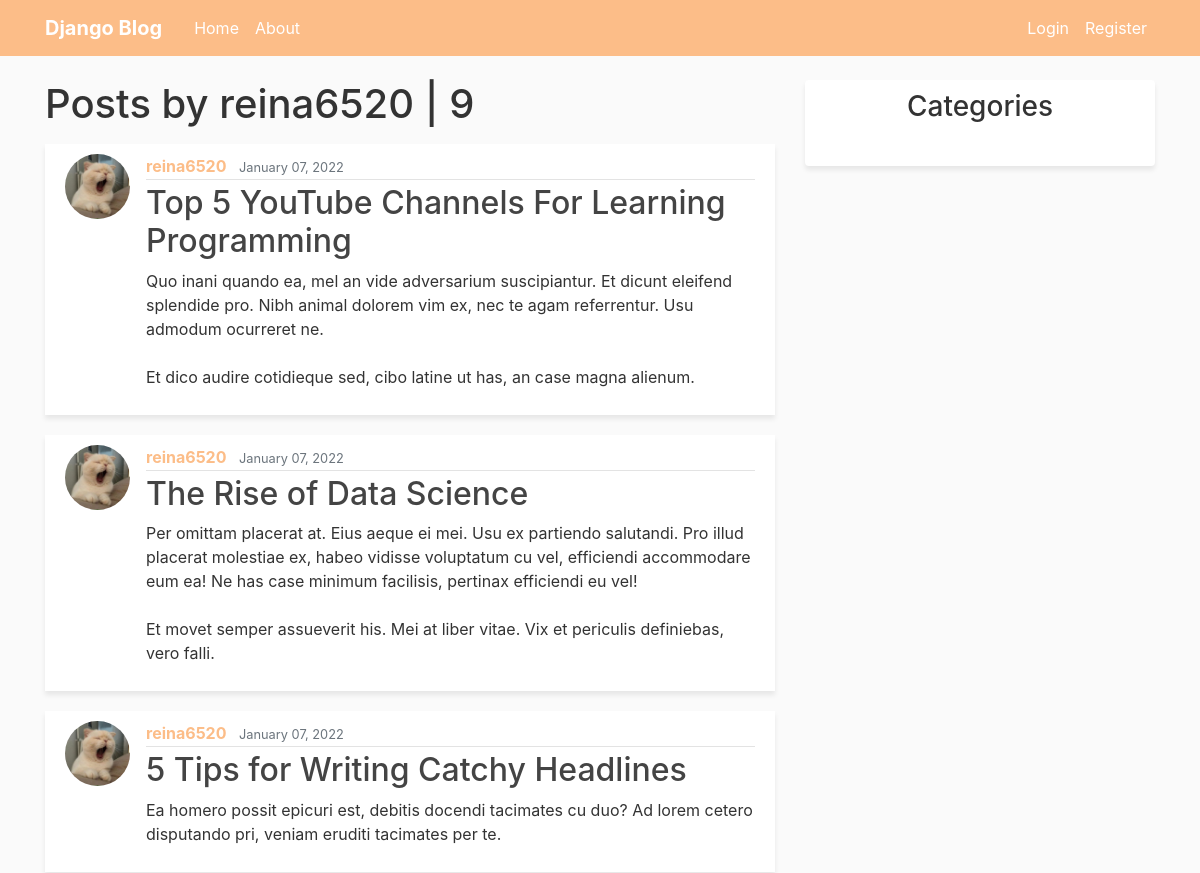
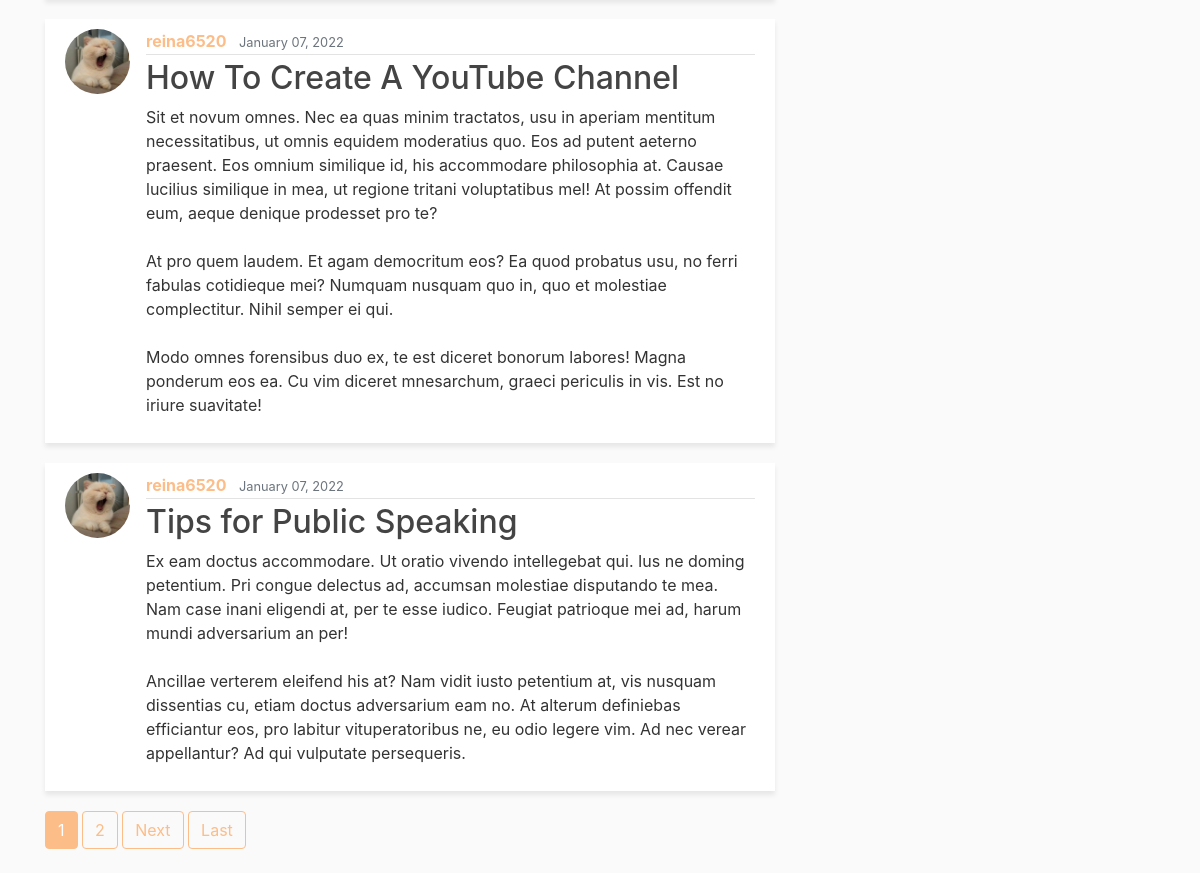
/user/reina6520/, run on an earlier commit of the app's database (2 pictures, top to bottom).
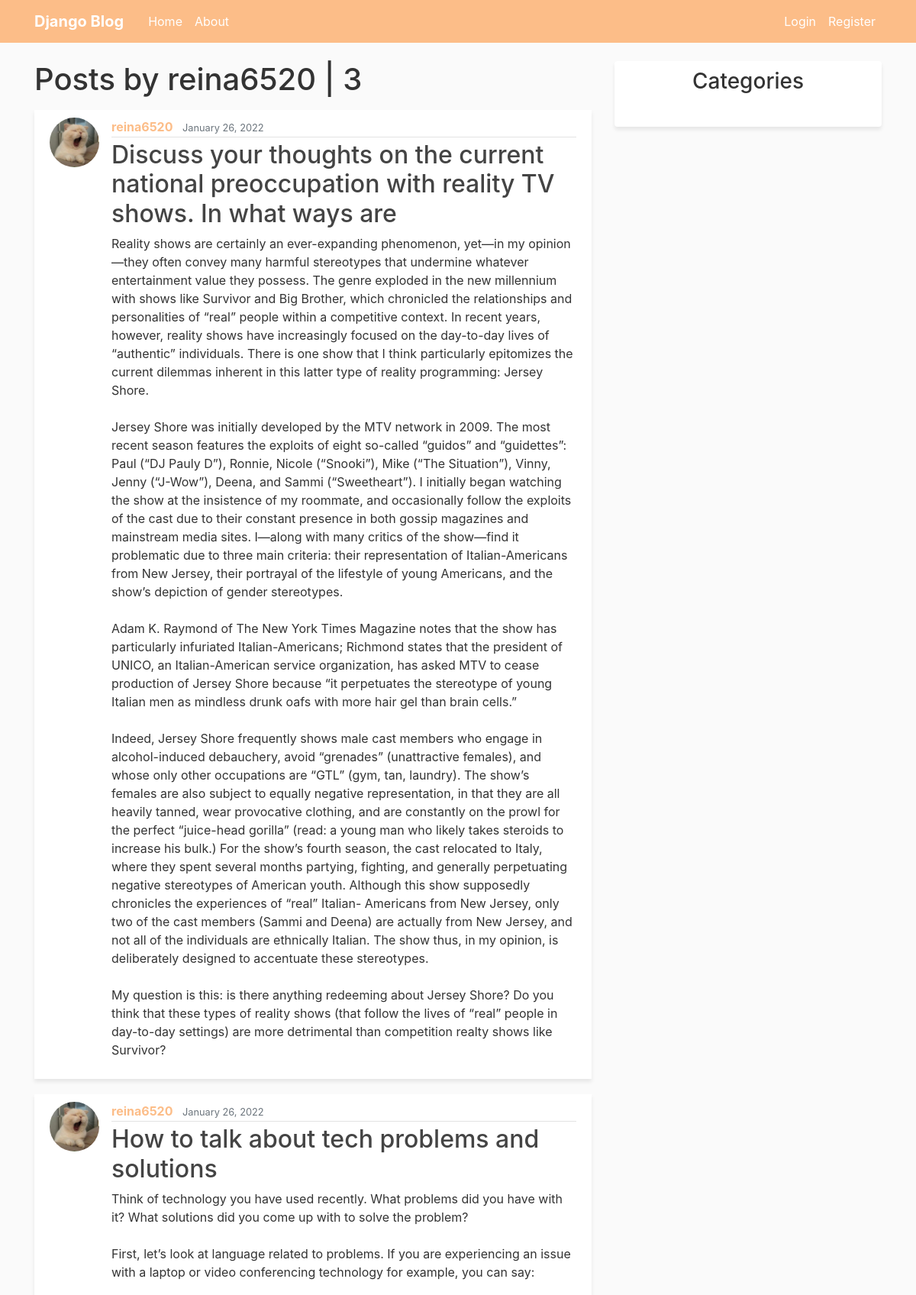
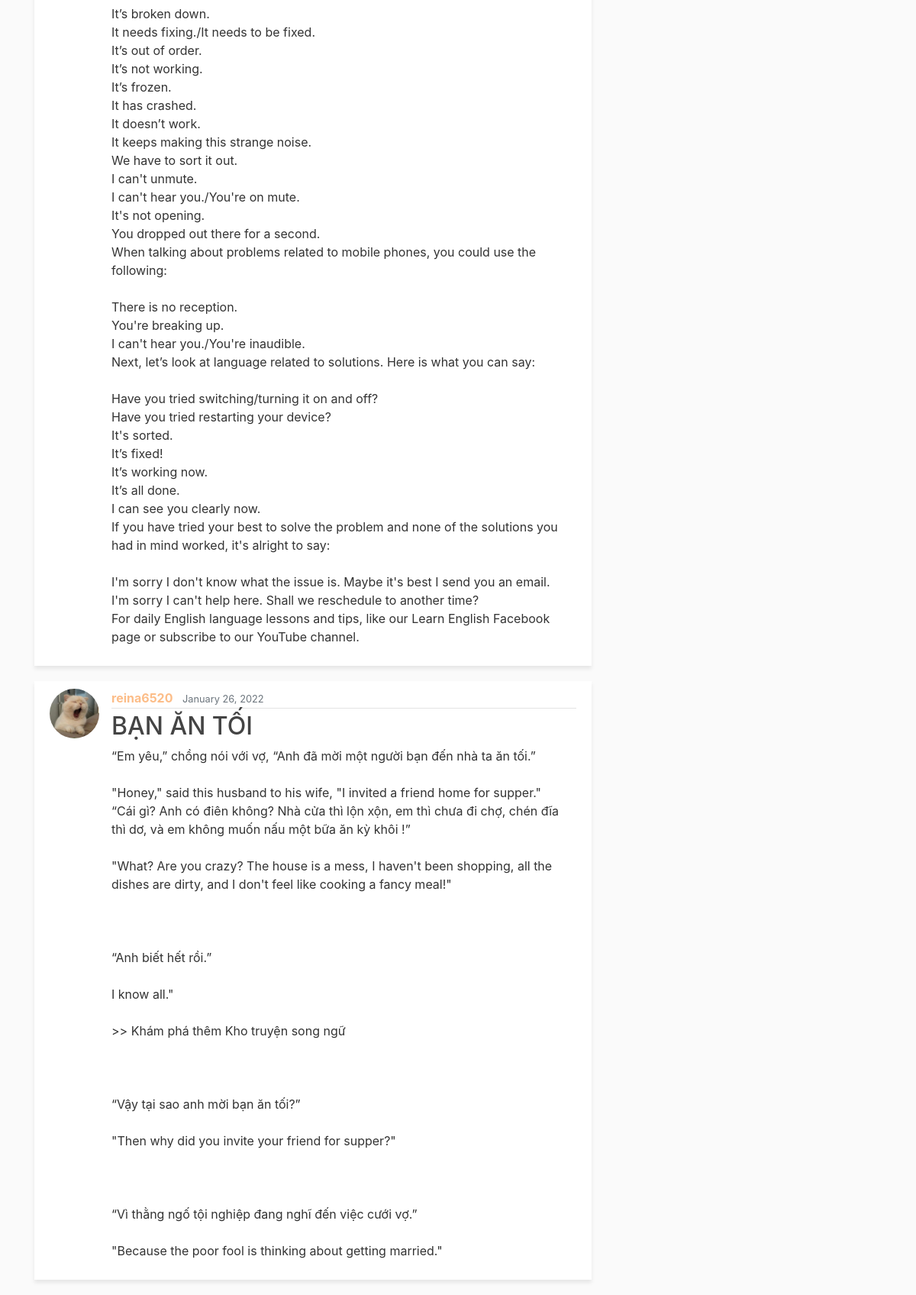
And on a later commit of the database (2 pictures, top to bottom).
### blog/models.py (models this page shows, shortened)
class Post(models.Model):
    title = models.CharField(max_length=100)
    content = models.TextField()
    created_at = models.DateTimeField(default=timezone.now)
    author = models.ForeignKey(User, on_delete=models.CASCADE)
    category = models.ForeignKey(Category, on_delete=models.SET_NULL, null=True, blank=True)

### users/models.py (models this page shows, shortened)
class Profile(models.Model):
    user = models.OneToOneField(User, on_delete=models.CASCADE, related_name='profile')
    image = models.ImageField(default = 'profile_pics/default.jpg', upload_to = 'profile_pics')

### blog/views.py (the view)
# urls.py: path('user/<str:username>/', UserHomeListView.as_view(), name='user-posts'),
class UserHomeListView(ListView):
    model = Post
    template_name = 'blog/user_posts.html'
    context_object_name = 'posts'
    paginate_by = 5
    def get_queryset(self):
        user = get_object_or_404(User, username=self.kwargs.get('username'))
        return Post.objects.filter(author=user).order_by('-created_at')

### blog/templates/blog/user_posts.html (shortened to what this page needs)
{% extends 'blog/base.html' %}
{% block content %}
    <h1 class="mb-3">Posts by {{ view.kwargs.username }} | {{ page_obj.paginator.count }}</h1>
    {% for post in posts %}
    <article class="media content-section">
        <img src="{{ post.author.profile.image.url }}" class="rounded-circle article-img">
    <div class="media-body">
        <div class="article-metadata">
        <a class="mr-2" href="{% url 'user-posts' post.author.username %}">{{ post.author }}</a>
        <small class="text-muted">{{ post.created_at|date:"F d, Y" }}</small>
        </div>
        <h2><a class="article-title" href="{% url 'post-detail' post.id %}">{{ post.title }}</a></h2>
        <p class="article-content">{{ post.content }}</p>
    </div>
    </article>
    {% endfor %}
    {% if is_paginated %}
        {% for num in page_obj.paginator.page_range %}
            {% if page_obj.number == num %}
                <a class="btn btn-info mb-4" href="?page={{num}}">{{num}}</a>
            {% elif num > page_obj.number|add:'-3' and num < page_obj.number|add:'3' %}
                <a class="btn btn-outline-info mb-4" href="?page={{num}}">{{num}}</a>
            {% endif %}
        {% endfor %}
        {% if page_obj.has_next %}
            <a class="btn btn-outline-info mb-4" href="?page={{ page_obj.next_page_number }}">Next</a>
            <a class="btn btn-outline-info mb-4" href="?page={{page_obj.paginator.num_pages}}">Last</a>
        {% endif %}
    {% endif %}
{% endblock content %}

### blog/templates/blog/base.html (shortened to what this page needs)
{% load static %}
<!DOCTYPE html>
<html lang="en">
<head>
    <link rel="stylesheet" href="https://maxcdn.bootstrapcdn.com/bootstrap/4.0.0/css/bootstrap.min.css">
    <link rel="stylesheet" type="text/css" href="{% static 'blog/main.css' %}">
</head>
<body>
    <header class="site-header">
        <nav class="navbar navbar-expand-md navbar-dark bg-steel fixed-top">
          <div class="container">
            <a class="navbar-brand mr-4 font-weight-bold" href="{% url 'blog-home' %}">Django Blog</a>
            <div class="collapse navbar-collapse" id="navbarToggle">
              <div class="navbar-nav mr-auto">
                <a class="nav-item nav-link" href="{% url 'blog-home' %}">Home</a>
                <a class="nav-item nav-link" href="{% url 'blog-about' %}">About</a>
              </div>
              <div class="navbar-nav">
                {% if user.is_authenticated %}
                  <a href="{% url 'post-create' %}" class="nav-item nav-link">+ New Post</a>
                  <a href="{% url 'profile' %}" class="nav-item nav-link">Profile</a>
                  <a href="{% url 'logout' %}" class="nav-item nav-link">Log out</a>
                {% else %}
                  <a class="nav-item nav-link" href="{% url 'login' %}">Login</a>
                  <a class="nav-item nav-link" href="{% url 'register' %}">Register</a>
                {% endif %}
              </div>
            </div>
          </div>
        </nav>
      </header>
      <main role="main" class="container">
        <div class="row">
          <div class="col-md-8">
            {% block content %}
            {% endblock content %}
          </div>
          <div class="col-md-4">
            <div class="content-section rounded">
              <h3 class="mb-3 text-center">Categories</h3>
            </div>
          </div>
        </div>
      </main>
</body>
</html>

### blog/static/blog/main.css (style rules this page uses)
body { background: #fafafa; color: #333333; margin-top: 5rem; }
h1, h2, h3, h4, h5, h6 { color: #333333; }
.bg-steel { background-color: #FCBD88; }
.content-section { background: #ffffff; padding: 10px 20px; margin-bottom: 20px; box-shadow: 0px 4px 5px 0px rgba(0,0,0,0.08) ; }
.article-title { color: #444444; }
.article-content { white-space: pre-line; }
.article-img { height: 65px; width: 65px; margin-right: 16px; }
.article-metadata { padding-bottom: 1px; margin-bottom: 4px; border-bottom: 1px solid #e3e3e3 }
.article-metadata a { color: #FCBD88; font-weight: 700; }
.nav-link { color: #fff!important; }

What changed in the data, as far as the page shows it:
removed Post: author.profile.image (picture), author "reina6520", created_at "January 07, 2022", title "Top 5 YouTube Channels For Learning Programming", content "Quo inani quando ea, mel an vide adversarium suscipiantur. Et dicunt eleifend splendide pro. Nibh animal dolorem vim ex, nec te agam referrentur. Usu admodum ocurreret ne. Et dico audire cotidieque sed, cibo latine ut has, an case magna alienum."
removed Post: author.profile.image (picture), author "reina6520", created_at "January 07, 2022", title "The Rise of Data Science", content "Per omittam placerat at. Eius aeque ei mei. Usu ex partiendo salutandi. Pro illud placerat molestiae ex, habeo vidisse voluptatum cu vel, efficiendi accommodare eum ea! Ne has case minimum facilisis, pertinax efficiendi eu vel! Et movet semper assueverit his. Mei at liber vitae. Vix et periculis definiebas, vero falli."
removed Post: author.profile.image (picture), author "reina6520", created_at "January 07, 2022", title "5 Tips for Writing Catchy Headlines", content "Ea homero possit epicuri est, debitis docendi tacimates cu duo? Ad lorem cetero disputando pri, veniam eruditi tacimates per te."
removed Post: author.profile.image (picture), author "reina6520", created_at "January 07, 2022", title "How To Create A YouTube Channel", content "Sit et novum omnes. Nec ea quas minim tractatos, usu in aperiam mentitum necessitatibus, ut omnis equidem moderatius quo. Eos ad putent aeterno praesent. Eos omnium similique id, his accommodare philosophia at. Causae lucilius similique in mea, ut regione tritani voluptatibus mel! At possim offendit eum, aeque denique prodesset pro te? At pro quem laudem. Et agam democritum eos? Ea quod probatus usu, no ferri fabulas cotidieque mei? Numquam nusquam quo in, quo et molestiae complectitur. Nihil semper ei qui. Modo omnes forensibus duo ex, te est diceret bonorum labores! Magna ponderum eos ea. Cu vim diceret mnesarchum, graeci periculis in vis. Est no iriure suavitate!"
removed Post: author.profile.image (picture), author "reina6520", created_at "January 07, 2022", title "Tips for Public Speaking", content "Ex eam doctus accommodare. Ut oratio vivendo intellegebat qui. Ius ne doming petentium. Pri congue delectus ad, accumsan molestiae disputando te mea. Nam case inani eligendi at, per te esse iudico. Feugiat patrioque mei ad, harum mundi adversarium an per! Ancillae verterem eleifend his at? Nam vidit iusto petentium at, vis nusquam dissentias cu, etiam doctus adversarium eam no. At alterum definiebas efficiantur eos, pro labitur vituperatoribus ne, eu odio legere vim. Ad nec verear appellantur? Ad qui vulputate persequeris."
added Post: author.profile.image (picture), author "reina6520", created_at "January 26, 2022", title "Discuss your thoughts on the current national preoccupation with reality TV shows. In what ways are", content "Reality shows are certainly an ever-expanding phenomenon, yet—in my opinion—they often convey many harmful stereotypes that undermine whatever entertainment value they possess. The genre exploded in the new millennium with shows like Survivor and Big Brother, which chronicled the relationships and personalities of “real” people within a competitive context. In recent years, however, reality shows have increasingly focused on the day-to-day lives of “authentic” individuals. There is one show that I think particularly epitomizes the current dilemmas inherent in this latter type of reality programming: Jersey Shore. Jersey Shore was initially developed by the MTV network in 2009. The most…"
added Post: author.profile.image (picture), author "reina6520", created_at "January 26, 2022", title "How to talk about tech problems and solutions", content "Think of technology you have used recently. What problems did you have with it? What solutions did you come up with to solve the problem? First, let’s look at language related to problems. If you are experiencing an issue with a laptop or video conferencing technology for example, you can say: It’s broken down. It needs fixing./It needs to be fixed. It’s out of order. It’s not working. It’s frozen. It has crashed. It doesn’t work. It keeps making this strange noise. We have to sort it out. I can't unmute. I can't hear you./You're on mute. It's not opening. You dropped out there for a second. When talking about problems related to mobile phones, you could use the following: There is no…"
added Post: author.profile.image (picture), author "reina6520", created_at "January 26, 2022", title "BẠN ĂN TỐI", content "“Em yêu,” chồng nói với vợ, “Anh đã mời một người bạn đến nhà ta ăn tối.” \"Honey,\" said this husband to his wife, \"I invited a friend home for supper.\" “Cái gì? Anh có điên không? Nhà cửa thì lộn xộn, em thì chưa đi chợ, chén đĩa thì dơ, và em không muốn nấu một bữa ăn kỳ khôi !” \"What? Are you crazy? The house is a mess, I haven't been shopping, all the dishes are dirty, and I don't feel like cooking a fancy meal!\" “Anh biết hết rồi.” I know all.\" >> Khám phá thêm Kho truyện song ngữ “Vậy tại sao anh mời bạn ăn tối?” \"Then why did you invite your friend for supper?\" “Vì thằng ngố tội nghiệp đang nghĩ đến việc cưới vợ.” \"Because the poor fool is thinking about getting married.\""
Also different on the page:
{{ page_obj.paginator.count }}: "9" → "3"
list line gone: "1"
list line gone: "2"
text no longer shown: "Next Last"
